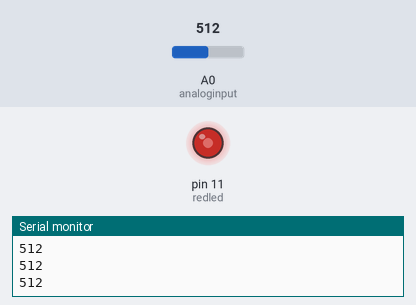
Bench run of a sketch on a simulated Arduino Uno, built with avr-gcc and run on an emulated ATmega328P. Parts: output pins drawn as LEDs (lit = HIGH), the last lines printed to the serial monitor. The test bench sets the inputs (shaded band); at power-on: A0 (analoginput) = 512.

Above: at 1.2 s.
1.3 s: A0 (analoginput) set to 716
At 2.1 s:
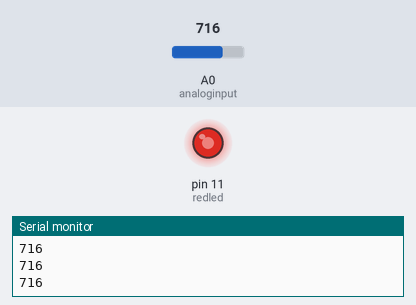
2.8 s: A0 (analoginput) set to 900
At 3.3 s:
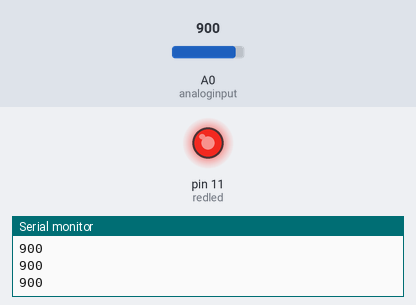
4.3 s: A0 (analoginput) set to 122
At 5.4 s:
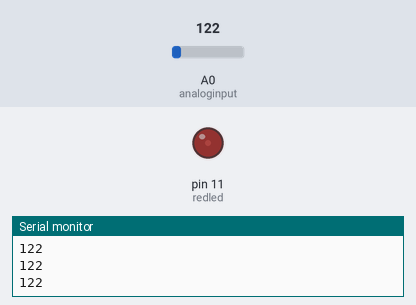
5.8 s: A0 (analoginput) set to 0
At 6.6 s:
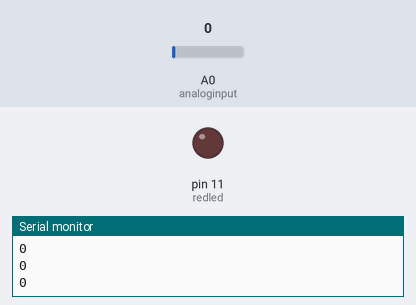
Timing chart, 0 to 8.3 s (numbered marks = the images above; inputs shaded):
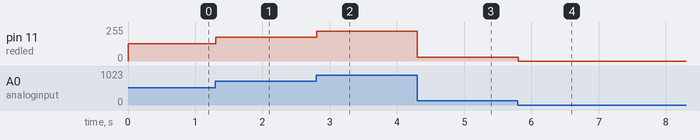

Measured:
- after the input at 1.3 s, pin 11 (redled): 128/255 → 179/255 at once
- after the input at 2.8 s, pin 11 (redled): 179/255 → 225/255 at once
- after the input at 4.3 s, pin 11 (redled): 225/255 → 30/255 at once
- after the input at 5.8 s, pin 11 (redled): 30/255 → 0/255 at once

The sketch:

control_LED_light.ino
```cpp
int analoginput=0;
int redled=11;
int i=0;


void setup() {
  // put your setup code here, to run once:

Serial.begin(9600);
pinMode(redled,OUTPUT);
}

void loop() {
  while(true){
    i=analogRead(analoginput);
    Serial.println(i);
    analogWrite(redled,i/4); //analogRead values go from 0 to 1023, analogWrite values from 0 to 255
  delay(10);
  }
    }
```
